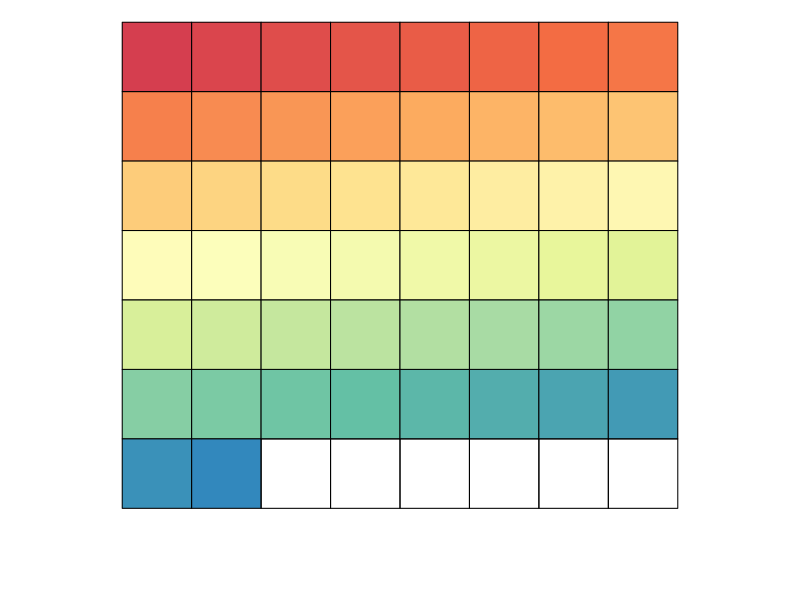

This chart was generated by the following R code:
## ---- chunk 1
knitr::opts_chunk$set(error=TRUE, dev="cairo_pdf")
library(tidyverse)
library(scales)
library(RColorBrewer)
library(purrr)
## ---- chunk 2
# Takes the basic color palette and spreads it into 50 colors
expand_palette <- function(n, colors) {
  spread <- colorRampPalette(colors)
  spread(n)
}

colors <- brewer.pal(9, "Spectral")
more_colors <- expand_palette(50, colors)
show_col(more_colors, labels = FALSE)
## ---- chunk 3
#dot
dot <- function(x, y){
  if (length(x) != length(y)) stop("vectors `x` and `y` are not of the same length.")
  # loop over the vector, accumulating the inner product
  out <- 0 
  for (i in seq_along(x)) out <- out + x[i]*y[i]# return inner product
  out
}

#norm 
norm <- function(x) sqrt(dot(x, x))

#normalize
normalize <- function(x) x / norm(x)

#is zero
is.zero <- function(x) norm(x) < sqrt(.Machine$double.eps)

#projection
# project_onto <- function(y,x){
#   projection <- c(1:length(x))
#   if(is.zero(x)){
#     for(i in 1:length(x)){
#       projection[i] <- 0
#     }
#   }
#   else{
#     projection <- dot(y,x)/dot(x,x)*x
#   }
#   projection
# }
project_onto <- function(y, x, normalized_x = FALSE){
  stopifnot(length(x) == length(y))
  if (is.zero(x)) return(rep(0, length(x)))
  if (normalized_x) dot(y, x) * x else dot(y, x) / dot(x, x) * x
}
#discard zero cols
discard_zero_cols <- function(M) M[,!apply(M, 2, is.zero)]


#gs
gs <- function(A){
  # initialize basis matrix
  e <- matrix(0, nrow = nrow(A), ncol = ncol(A))
  e[,1L] <- normalize(A[,1L])
  # orthogonalize and normalize column by column
  for (j in 2L:ncol(A)){
    e_tilde <- A[,j]
    # subtract parallel components
    for (k in 1L:(j-1L)){
      e_tilde <- e_tilde - project_onto(e_tilde, e[,k]
                                        , normalized_x = TRUE
                                        )
      }
    # normalize
    if (norm(e_tilde) < sqrt(.Machine$double.eps)){
      e[,j] <- rep(0, nrow(A))
      }else{
        e[,j] <- normalize(e_tilde)}
    }# end for loop over columns
  # return
  discard_zero_cols(e)
}
## ---- chunk 4
mgs <- function(A){
  #make skipping vector
  skip_vector <- vector(mode = "integer", length = ncol(A))
  for(i in 1:ncol(A)){
    #normalize
    if(!is.zero(A[, i])){
      A[, i] <- normalize(A[, i])
    }
    #subtract projections
    if(i != ncol(A)){
      for(j in (i + 1):ncol(A)){
        #check if in skip vector
        if(j %in% skip_vector){
          break()
        } else {
          A[, j] <- A[, j] - project_onto(A[, j], A[, i])
          if(is.zero(A[, j])){
            skip_vector[j] <- j
          }
        }
      }
    }
  }
  discard_zero_cols(A)
}

#testing
A <- matrix(c(1, 6, 19, 2, 1, 2,  7, 3, 5, 6, 23, 2), nrow = 3, byrow = TRUE)
gs(A)
mgs(A)
## ---- chunk 5
#array to tibble 
array_to_tibble <- function(a){
  df <- a %>% 
  dim() %>% 
  map(~ 1:.x) %>% 
  expand.grid() %>% 
  as_tibble()
names(df) <- paste0("i", 1:length(dim(a)))
df$value <- as.vector(a)
df
}

#testing
mat <- matrix(1:6, nrow = 2)
array_to_tibble(mat)
a <- array(1:24, dim = c(2, 4, 3))
array_to_tibble(a)
## ---- chunk 6
# The spy function takes as arguments the generated matrix along with the
# number of rows and columns (n) of the square matrix.
spy <- function(mat) {
  n <- nrow(mat)
  non_zero_row = c()
  non_zero_col = c()

# Searches through matrix and notes the indices of non-zero elements
  for (i in 1:n) {
    for (j in 1:n) {
      if (mat[i, j] != 0) {
        non_zero_row = c(non_zero_row, i)
        non_zero_col = c(non_zero_col, j)
      }
    }
  }
  # Due to the way R orients the coordinate system, this code
  # calibrates things to output in the desired way
  x_plot <- non_zero_col # col is distance from left
  y_plot <- n - non_zero_row # row is distance from top

  df <- tibble(x = x_plot, y = y_plot)
  
  ggplot(df, aes(x, y)) +
  # Creats the black box around the plot
  geom_rect(aes(xmin = 0, xmax = n , 
            ymin = 0, ymax = n), 
            fill = "white", color = "black", size = 0.2) +
  geom_tile(fill = "black") +
  scale_x_continuous(name = NULL, breaks = NULL, minor_breaks = NULL) +
  scale_y_continuous(name = NULL, breaks = NULL, minor_breaks = NULL) +
  coord_equal()+
  theme_minimal()
}

n <-  50
mat <- matrix(0L, nrow = n, ncol = n)
set.seed(2L)
mat[sample(n^2, n)] <- rpois(n, 5)

# Calls the spy function to create the tibble to be plotted
df <- spy(mat)
